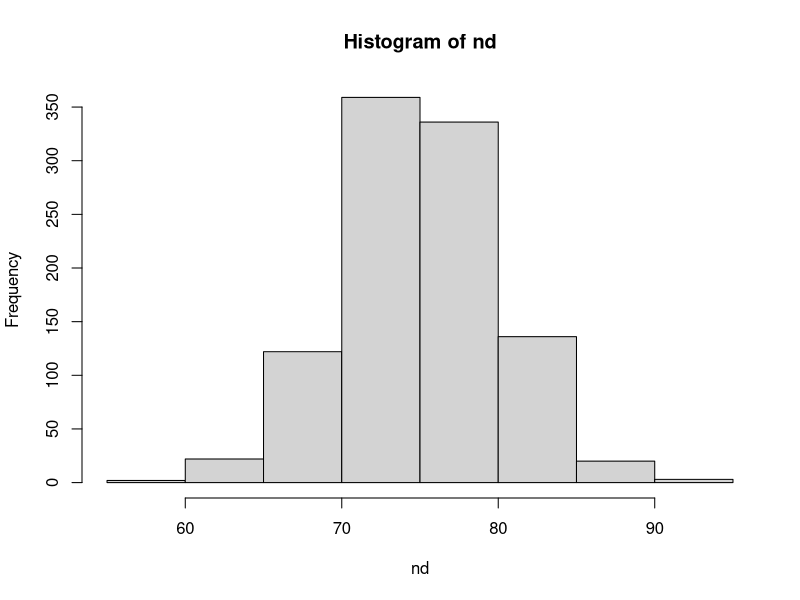
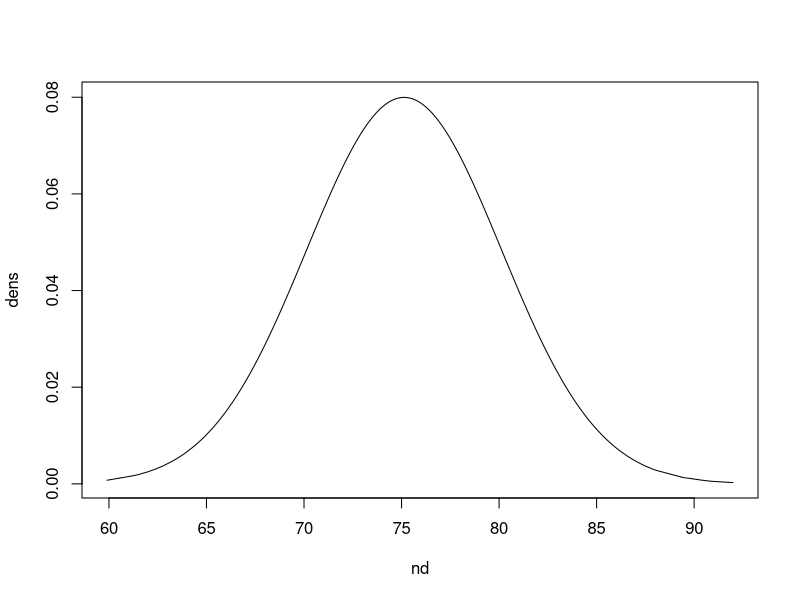
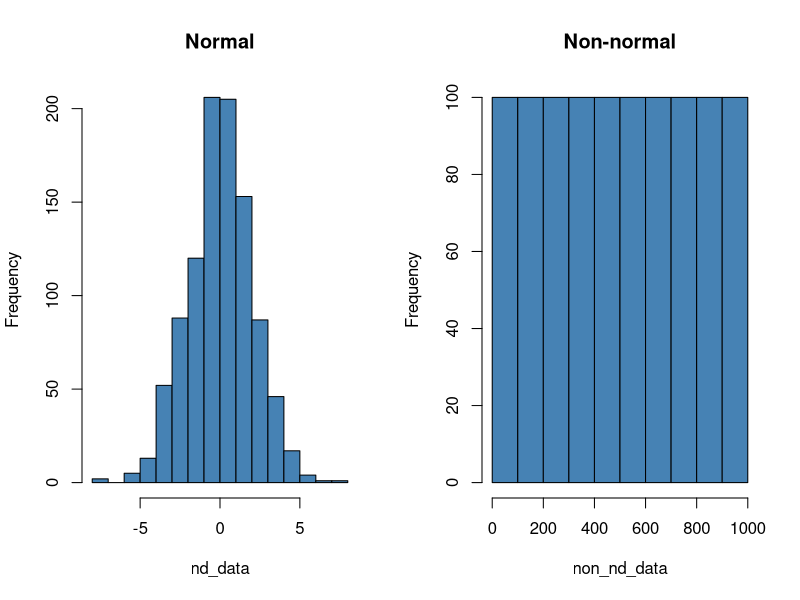
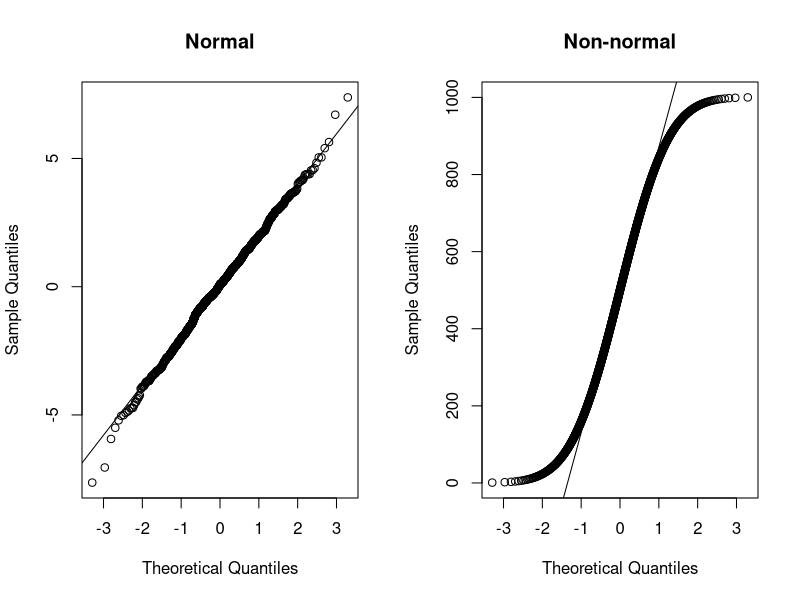

The R source for these figures, in order:
## ---- chunk 1
a=sample(1:10,10, replace=T) 
a
## ---- chunk 2
as.data.frame(table(a))
## ---- chunk 3
a=sample(1:10,10000, replace=T) 
## ---- chunk 4
as.data.frame(table(a))
## ---- chunk 5
library(gtools)
all_num=4
choose=2

res<- permutations(n= all_num, r = choose, v = c(1:all_num))
res
## ---- chunk 6
print (nrow(res))
## ---- chunk 7
(4*3*2*1)/(2*1)
## ---- chunk 8
factorial(4) / factorial(2)
## ---- chunk 9
library(gtools)
all_num=4
choose=2

res<- combinations(n= all_num, r = choose, v = c(1:all_num))
res
## ---- chunk 10
print (nrow(res))
## ---- chunk 11
(4*3*2*1)/((2*1)*(2*1))
## ---- chunk 12
factorial(4) / (factorial(4-2)*factorial(2))
## ---- chunk 13
p=0.2
n=4
## ---- chunk 14
p0=(0.8*0.8*0.8*0.8)
p0
## ---- chunk 15
p1=(0.2*0.8*0.8*0.8)*4
p1
## ---- chunk 16
factorial(4) / (factorial(4-2)*factorial(2))
## ---- chunk 17
p2=(0.2*0.2*0.8*0.8)*6
p2
## ---- chunk 18
factorial(4) / (factorial(4-3)*factorial(3))
## ---- chunk 19
p3=(0.2*0.2*0.2*0.8)*4
p3
## ---- chunk 20
p4=(0.2*0.2*0.2*0.2)
p4
## ---- chunk 21
P_at_least_one=p1+p2+p3+p4
P_at_least_one
## ---- chunk 22
P_at_least_one2=1-0.8*0.8*0.8*0.8
P_at_least_one2
## ---- chunk 23
4*3*2*1
## ---- chunk 24
e=2.71828
#D(4)=(4!+1)/e

D_4=floor((4*3*2*1+1)/e)
D_4
## ---- chunk 25
Q1=(floor((4*3*2*1+1)/e))/(4*3*2*1)
Q1
## ---- chunk 26
4*3*2*1
## ---- chunk 27
e=2.71828
#D(3)=(3!+1)/e

D_3=floor((3*2*1+1)/e)
D_3
## ---- chunk 28
Q2=(4*2)/(4*3*2*1)
Q2
## ---- chunk 29
factorial(4) / (factorial(4-2)*factorial(2))
## ---- chunk 30
Q3=6/(4*3*2*1)
Q3
## ---- chunk 31
Q4=1/(4*3*2*1)
Q4
## ---- chunk 32
Q5=1/(4*3*2*1)
Q5
## ---- chunk 33
Q1+Q2+Q3+Q4
## ---- chunk 34
n = 4 # number of people in a room
p = 0.2 # snoring

dbinom(x=1, size=n, prob=p) # 1 people snoring Probability
## ---- chunk 35
n = 4 # number of people in a room
p = 0.2 # snoring

dbinom(x=c(0,1,2,3,4), size=n, prob=p) # 1 people snoring Probability
## ---- chunk 36
sum(dbinom(x=c(0,1,2,3,4), size=n, prob=p))
## ---- chunk 37
pbinom(q=1, size=n,prob=p, lower.tail=TRUE) 
## ---- chunk 38
a=rbinom(1000,size=4,0.2) 

table(a)
## ---- chunk 39
dnorm(0, mean = 1, sd = 2)
## ---- chunk 40
pnorm(q=70,mean=75,sd=5)
## ---- chunk 41
1-pnorm(q=80,mean=75,sd=5)
## ---- chunk 42
qnorm(p=0.25,mean=75,sd=5)
## ---- chunk 43
qnorm(p=0.75,mean=75,sd=5)
## ---- chunk 44
nd=rnorm(n=1000,mean=75,sd=5)
nd=sort(nd)
## ---- chunk 45
mean(nd)
## ---- chunk 46
sd(nd)
## ---- chunk 47
hist(nd)
## ---- chunk 48
dens=dnorm(nd,mean=mean(nd),sd=sd(nd))
## ---- chunk 49
plot(nd,dens,type='l')
## ---- chunk 50
nd_data=rnorm(n=1000,mean=0,sd=2)
nd_data=sort(nd_data)
## ---- chunk 51
non_nd_data=seq(1:1000)
non_nd_data=sort(non_nd_data)
## ---- chunk 52
#define plotting region
par(mfrow=c(1,2)) 

#create histogram for both datasets
hist(nd_data, col='steelblue', main='Normal')
hist(non_nd_data, col='steelblue', main='Non-normal')
## ---- chunk 53
#define plotting region
par(mfrow=c(1,2)) 

#create Q-Q plot for both datasets
qqnorm(nd_data, main='Normal')
qqline(nd_data)

qqnorm(non_nd_data, main='Non-normal')
qqline(non_nd_data)
## ---- chunk 54
#perform shapiro-wilk test
shapiro.test(nd_data)
## ---- chunk 55
#perform shapiro-wilk test
shapiro.test(non_nd_data)
## ---- chunk 56
sessionInfo()
